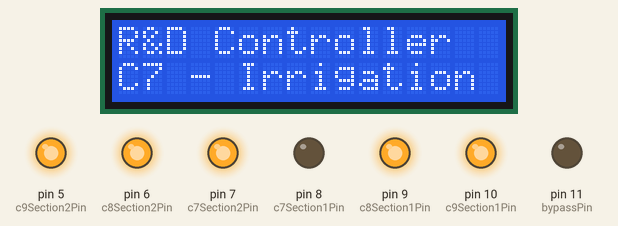
Recording of a sketch running on a simulated Arduino Uno, built with avr-gcc and run on an emulated ATmega328P. Parts: 16×2 character LCD, output pins drawn as LEDs (lit = HIGH). What the sketch prints to the serial monitor is not drawn.

Above: at 0.2 s.
At 17.2 s:
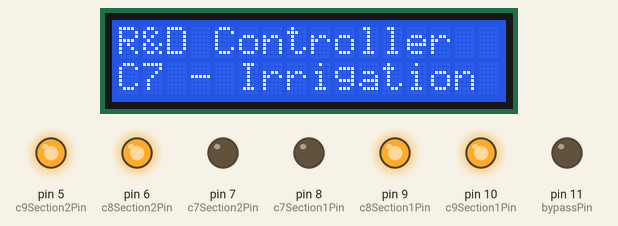
At 19.2 s:
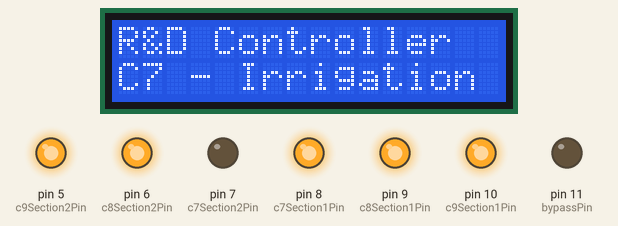
At 36.3 s:
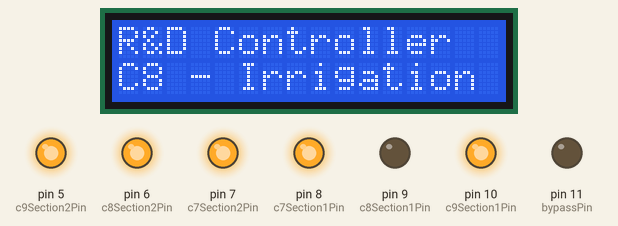
At 68.3 s:
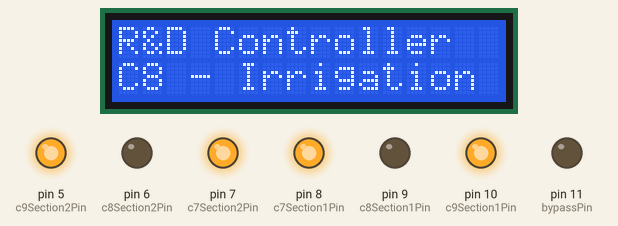
At 100.4 s:
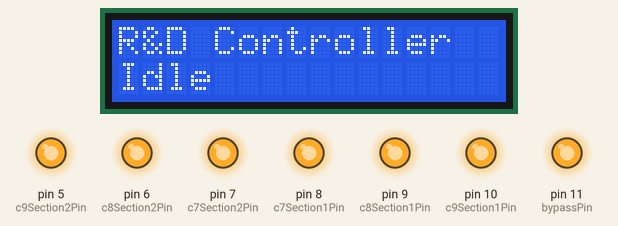
Timing chart, 0 to 103.8 s (numbered marks = the images above):
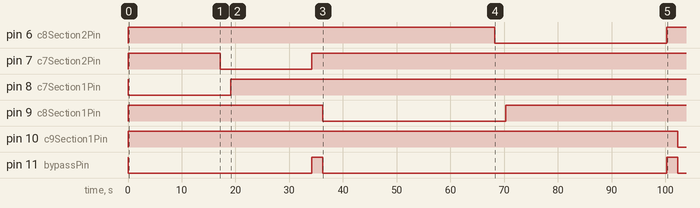

The sketch:

Single_Aeroponic_Controller_Lite_Variant_2.ino
```cpp
#include <LiquidCrystal_I2C.h>
LiquidCrystal_I2C lcd(0x27, 16, 2);
// Section pins (NO, LOW=open)
const int c7Section1Pin = 8;
const int c7Section2Pin = 7;
const int c8Section1Pin = 9;
const int c8Section2Pin = 6;
const int c9Section1Pin = 10;
const int c9Section2Pin = 5;
const int bypassPin = 11; // C6 bypass solenoid (NC, LOW=closed)
// Timing parameters (ms)
unsigned long c7OnDur = 30000; // C7: 30s on
unsigned long c7OffDur = 90000; // C7: 90s off
unsigned long c8OnDur = 60000; // C8: 60s on
unsigned long c8OffDur = 180000; // C8: 180s off
unsigned long c9OnDur = 120000; // C9: 120s on
unsigned long c9OffDur = 360000; // C9: 360s off
const unsigned long transDelay = 2000; // 2s transition
const unsigned long overlapDelay = 2000; // 2s overlap
const unsigned long relayStabilize = 10; // 10ms post-relay delay
// State variables
unsigned long c7Timer = 0, c8Timer = 0, c9Timer = 0;
bool c7Ready = true, c8Ready = true, c9Ready = true;
bool c7Irrigating = false, c8Irrigating = false, c9Irrigating = false;
bool bypassClosed = false;
int currentTank = -1; // -1=Idle, 0=C7, 1=C8, 2=C9
unsigned long transTimer = 0;
unsigned long sectionTimer = 0;
unsigned long halfOnDur = 0;
enum IrrigationState { IDLE, SECTION1, SWITCHING, SECTION2 };
IrrigationState irrState = IDLE;
void setup() {
  Serial.begin(9600); // Enable Serial Monitor for debugging
  Serial.println("R&D Controller Starting...");
  lcd.init(); lcd.backlight();
  pinMode(c7Section1Pin, OUTPUT); digitalWrite(c7Section1Pin, HIGH);
  pinMode(c7Section2Pin, OUTPUT); digitalWrite(c7Section2Pin, HIGH);
  pinMode(c8Section1Pin, OUTPUT); digitalWrite(c8Section1Pin, HIGH);
  pinMode(c8Section2Pin, OUTPUT); digitalWrite(c8Section2Pin, HIGH);
  pinMode(c9Section1Pin, OUTPUT); digitalWrite(c9Section1Pin, HIGH);
  pinMode(c9Section2Pin, OUTPUT); digitalWrite(c9Section2Pin, HIGH);
  pinMode(bypassPin, OUTPUT); digitalWrite(bypassPin, HIGH);
  lcd.setCursor(0, 0); lcd.print("R&D Controller");
  updateLCD(currentTank);
}
void updateLCD(int tank) {
  if (tank != currentTank) {
    lcd.setCursor(0, 1); lcd.print("                ");
    lcd.setCursor(0, 1);
    if (tank == -1) {
      lcd.print("Idle");
      Serial.println("LCD: Idle");
    } else if (tank == 0) {
      lcd.print("C7 - Irrigation");
      Serial.println("LCD: C7 - Irrigation");
    } else if (tank == 1) {
      lcd.print("C8 - Irrigation");
      Serial.println("LCD: C8 - Irrigation");
    } else if (tank == 2) {
      lcd.print("C9 - Irrigation");
      Serial.println("LCD: C9 - Irrigation");
    }
    currentTank = tank;
  }
}
void loop() {
  unsigned long now = millis();
  bool stateChanged = false;
  // Handle section transitions if a tank is irrigating
  if (currentTank != -1) {
    int s1Pin, s2Pin;
    switch (currentTank) {
      case 0: s1Pin = c7Section1Pin; s2Pin = c7Section2Pin; break;
      case 1: s1Pin = c8Section1Pin; s2Pin = c8Section2Pin; break;
      case 2: s1Pin = c9Section1Pin; s2Pin = c9Section2Pin; break;
      default: return;
    }
    if (irrState == SECTION1 && now >= sectionTimer) {
      digitalWrite(s2Pin, LOW);
      delay(relayStabilize);
      irrState = SWITCHING;
      sectionTimer = now + overlapDelay;
      Serial.print("Tank "); Serial.print(currentTank); Serial.println(": Starting overlap");
    } else if (irrState == SWITCHING && now >= sectionTimer) {
      digitalWrite(s1Pin, HIGH);
      delay(relayStabilize);
      irrState = SECTION2;
      sectionTimer = now + halfOnDur;
      Serial.print("Tank "); Serial.print(currentTank); Serial.println(": Switching to Section 2");
    }
  }
  // Check for end of irrigation
  if (c7Irrigating && now >= c7Timer) {
    endIrrigation(0);
    stateChanged = true;
  } else if (!c7Irrigating && !c7Ready && now >= c7Timer) {
    c7Ready = true;
    stateChanged = true;
    Serial.println("C7: Ready");
  }
  if (c8Irrigating && now >= c8Timer) {
    endIrrigation(1);
    stateChanged = true;
  } else if (!c8Irrigating && !c8Ready && now >= c8Timer) {
    c8Ready = true;
    stateChanged = true;
    Serial.println("C8: Ready");
  }
  if (c9Irrigating && now >= c9Timer) {
    endIrrigation(2);
    stateChanged = true;
  } else if (!c9Irrigating && !c9Ready && now >= c9Timer) {
    c9Ready = true;
    stateChanged = true;
    Serial.println("C9: Ready");
  }
  // Start next irrigation if none active and transition complete
  if (!c7Irrigating && !c8Irrigating && !c9Irrigating && now >= transTimer) {
    bool started = false;
    if (c7Ready && !bypassClosed) {
      startIrrigation(0, c7OnDur);
      started = true;
    } else if (c8Ready && !bypassClosed) {
      startIrrigation(1, c8OnDur);
      started = true;
    } else if (c9Ready && !bypassClosed) {
      startIrrigation(2, c9OnDur);
      started = true;
    }
  }
  delay(100);
}
void startIrrigation(int tank, unsigned long onDur) {
  int s1Pin, s2Pin;
  unsigned long *timerPtr;
  bool *irrigatingPtr;
  bool *readyPtr;
  switch (tank) {
    case 0: s1Pin = c7Section1Pin; s2Pin = c7Section2Pin; timerPtr = &c7Timer; irrigatingPtr = &c7Irrigating; readyPtr = &c7Ready; break;
    case 1: s1Pin = c8Section1Pin; s2Pin = c8Section2Pin; timerPtr = &c8Timer; irrigatingPtr = &c8Irrigating; readyPtr = &c8Ready; break;
    case 2: s1Pin = c9Section1Pin; s2Pin = c9Section2Pin; timerPtr = &c9Timer; irrigatingPtr = &c9Irrigating; readyPtr = &c9Ready; break;
    default: return;
  }
  halfOnDur = onDur / 2;
  unsigned long now = millis();
  digitalWrite(s1Pin, LOW);
  delay(relayStabilize);
  transTimer = now + transDelay;
  digitalWrite(bypassPin, LOW);
  delay(relayStabilize);
  *irrigatingPtr = true;
  irrState = SECTION1;
  sectionTimer = now + transDelay + halfOnDur;
  *timerPtr = now + transDelay + onDur + overlapDelay;
  *readyPtr = false;
  bypassClosed = true;
  updateLCD(tank);
  Serial.print("Tank "); Serial.print(tank); Serial.println(": Starting Section 1");
}
void endIrrigation(int tank) {
  int s1Pin, s2Pin;
  unsigned long *timerPtr;
  bool *irrigatingPtr;
  unsigned long offDur;
  switch (tank) {
    case 0: s1Pin = c7Section1Pin; s2Pin = c7Section2Pin; timerPtr = &c7Timer; irrigatingPtr = &c7Irrigating; offDur = c7OffDur; break;
    case 1: s1Pin = c8Section1Pin; s2Pin = c8Section2Pin; timerPtr = &c8Timer; irrigatingPtr = &c8Irrigating; offDur = c8OffDur; break;
    case 2: s1Pin = c9Section1Pin; s2Pin = c9Section2Pin; timerPtr = &c9Timer; irrigatingPtr = &c9Irrigating; offDur = c9OffDur; break;
    default: return;
  }
  unsigned long now = millis();
  *irrigatingPtr = false;
  irrState = IDLE;
  digitalWrite(s1Pin, HIGH);
  digitalWrite(s2Pin, HIGH);
  delay(relayStabilize);
  if (!c7Irrigating && !c8Irrigating && !c9Irrigating) {
    digitalWrite(bypassPin, HIGH);
    delay(relayStabilize);
    transTimer = now + transDelay;
    bypassClosed = false;
    Serial.println("Bypass: Open");
  }
  *timerPtr = now + offDur;
  updateLCD(-1);
  Serial.print("Tank "); Serial.print(tank); Serial.println(": Irrigation Ended");
}
```

Measured:
- by itself, pin 6 (c8Section2Pin): HIGH → LOW at 68.3 s, → HIGH 32.0 s later
- by itself, pin 7 (c7Section2Pin): HIGH → LOW at 17.1 s, → HIGH 17.0 s later
- by itself, pin 8 (c7Section1Pin): HIGH → LOW at 0.08 s, → HIGH 19.1 s later
- by itself, pin 9 (c8Section1Pin): HIGH → LOW at 36.2 s, → HIGH 34.1 s later
- by itself, pin 10 (c9Section1Pin): HIGH → LOW at 102 s
- by itself, pin 11 (bypassPin): goes LOW 34.1 s, HIGH 2.0 s, LOW 64.1 s, HIGH 2.0 s, then LOW
- what the display in image 0 shows lasts 34.1 s, from 0.1 s to 34.2 s
